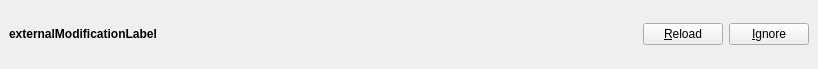
<?xml version="1.0" encoding="UTF-8"?>
<ui version="4.0">
 <class>WorkAreaUi</class>
 <widget class="QWidget" name="WorkAreaUi">
  <property name="geometry">
   <rect>
    <x>0</x>
    <y>0</y>
    <width>818</width>
    <height>69</height>
   </rect>
  </property>
  <layout class="QVBoxLayout" name="verticalLayout" stretch="0">
   <property name="spacing">
    <number>2</number>
   </property>
   <property name="leftMargin">
    <number>0</number>
   </property>
   <property name="topMargin">
    <number>0</number>
   </property>
   <property name="rightMargin">
    <number>0</number>
   </property>
   <property name="bottomMargin">
    <number>0</number>
   </property>
   <item>
    <widget class="QFrame" name="notificationFrame">
     <property name="contextMenuPolicy">
      <enum>Qt::NoContextMenu</enum>
     </property>
     <property name="autoFillBackground">
      <bool>true</bool>
     </property>
     <property name="frameShape">
      <enum>QFrame::NoFrame</enum>
     </property>
     <property name="frameShadow">
      <enum>QFrame::Plain</enum>
     </property>
     <property name="lineWidth">
      <number>0</number>
     </property>
     <property name="midLineWidth">
      <number>0</number>
     </property>
     <layout class="QHBoxLayout" name="horizontalLayout_2" stretch="1,0,0,0">
      <property name="topMargin">
       <number>10</number>
      </property>
      <property name="bottomMargin">
       <number>10</number>
      </property>
      <item>
       <widget class="QLabel" name="externalModificationLabel">
        <property name="text">
         <string notr="true">&lt;b&gt;externalModificationLabel&lt;/b&gt;</string>
        </property>
        <property name="wordWrap">
         <bool>true</bool>
        </property>
       </widget>
      </item>
      <item>
       <spacer name="horizontalSpacer">
        <property name="orientation">
         <enum>Qt::Horizontal</enum>
        </property>
        <property name="sizeHint" stdset="0">
         <size>
          <width>40</width>
          <height>20</height>
         </size>
        </property>
       </spacer>
      </item>
      <item>
       <widget class="QPushButton" name="reloadPB">
        <property name="text">
         <string>&amp;Reload</string>
        </property>
       </widget>
      </item>
      <item>
       <widget class="QPushButton" name="ignorePB">
        <property name="text">
         <string>&amp;Ignore</string>
        </property>
       </widget>
      </item>
     </layout>
    </widget>
   </item>
  </layout>
 </widget>
 <includes>
  <include location="local">qt_i18n.h</include>
 </includes>
 <resources/>
 <connections/>
</ui>
